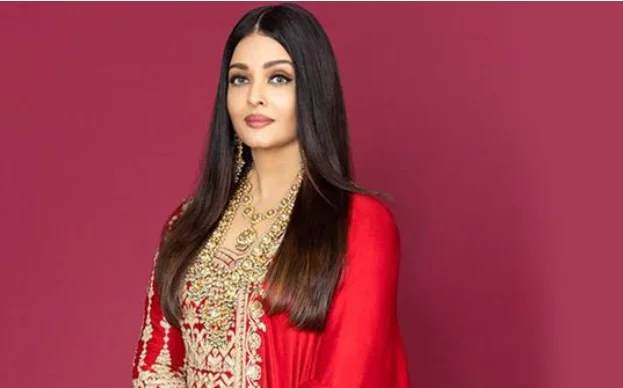
#> input picture CV2_Vision_Morning/2.png, 623 x 388 px
$ python main.py
#> lines starting #> are read from the running program, lines starting #| are printed output that depends on the picture; after the words box and inside, x2 and y2 are one past the last pixel; in counts of white or black regions, pixels touching at a corner belong together


#step 1:
#import cv2
#
#
# # Black and White (gray scale)
#
# Img = cv2.imread('bill.png', 1)
# print(Img)
# cv2.imshow('bill', Img)
#
# cv2.waitKey(0)
#
# #cv2.waitKey(2000)
#
# cv2.destroyAllWindows()
#
# #step 2:
# import cv2
#
# # Black and White (gray scale)
# img = cv2.imread('bill.png', 0)
# resized_image = cv2.resize(img, (650, 500))
# cv2.imshow('bill', resized_image)
# cv2.waitKey(0)
# cv2.destroyAllWindows()

#step 3:

import cv2

# Create a CascadeClassifier Object
face_cascade = cv2.CascadeClassifier('cascade_frontface_default.xml')

# Reading the image as it is
img = cv2.imread('2.png')
#> img is the input picture: shape (388, 623, 3); mean B, G, R 74.7, 59.4, 156.6

# Reading the image as gray scale image
gray_img = cv2.cvtColor(img, cv2.COLOR_BGR2GRAY)
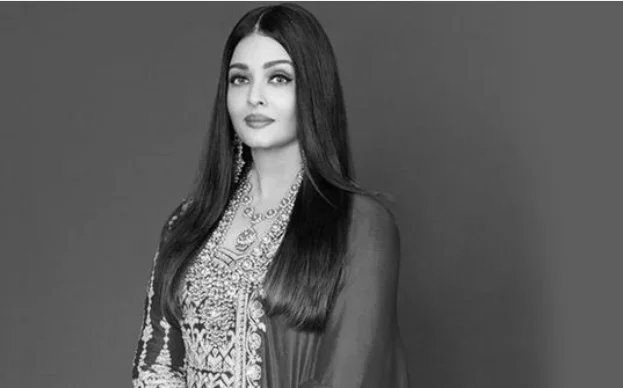
#> gray_img: shape (388, 623); min 1, max 249, mean 90.1
print(gray_img)
#> (printed output is left out)
# Search the co-ordintes of the image
faces = face_cascade.detectMultiScale(gray_img, scaleFactor=1.05, minNeighbors=5)
#> faces = [[221, 184, 77, 77], [208, 40, 102, 102], [221, 117, 90, 90]]
for x, y, w, h in faces:
    img = cv2.rectangle(img, (x, y), (x + w, y + h), (0, 255, 0), 3)
#> this loop made 3 passes
#> pass 1, `img = cv2.rectangle(img, (x, y), (x + w, y + h), (0, 255, 0), 3)`:
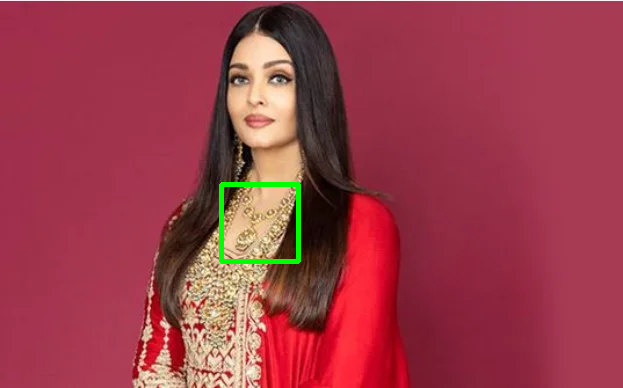
#> img: shape (388, 623, 3); 0.63% of pixels changed, all inside (x1, y1, x2, y2) = (219, 182, 301, 264)
#> pass 2, `img = cv2.rectangle(img, (x, y), (x + w, y + h), (0, 255, 0), 3)`:
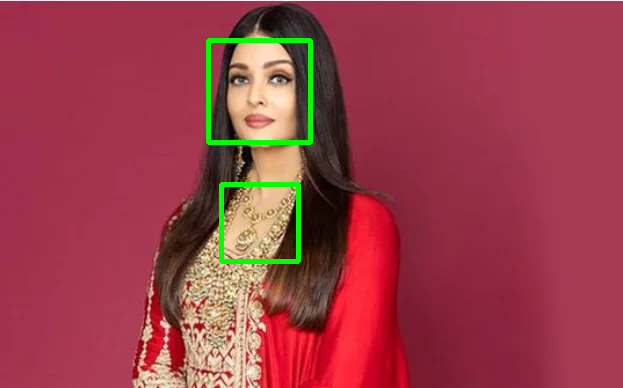
#> img: shape (388, 623, 3); 0.84% of pixels changed, all inside (x1, y1, x2, y2) = (206, 38, 313, 145)
#> pass 3, `img = cv2.rectangle(img, (x, y), (x + w, y + h), (0, 255, 0), 3)`:
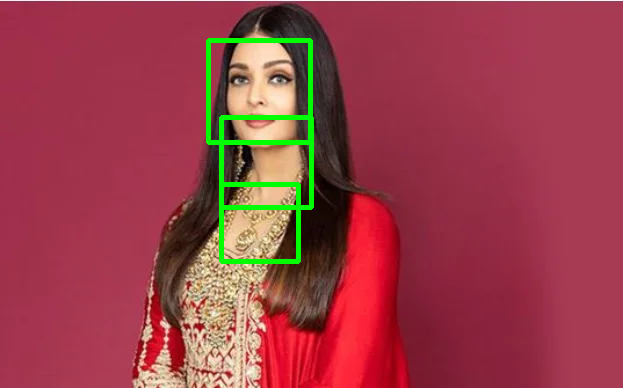
#> img: shape (388, 623, 3); 0.61% of pixels changed, all inside (x1, y1, x2, y2) = (219, 115, 314, 210)

resized = cv2.resize(img, (int(img.shape[1] / 2), int(img.shape[0] / 2)))
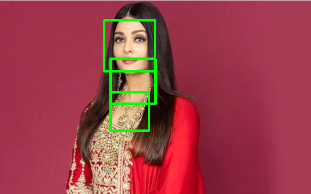
#> resized: shape (194, 311, 3); mean B, G, R 73.2, 62.8, 154.1

cv2.imshow("Gray", resized)

cv2.waitKey(0)

cv2.destroyAllWindows()

$ run again, with CV2_Vision_Morning/1.png copied over CV2_Vision_Morning/2.png
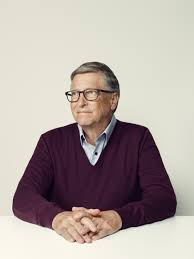
#> input picture CV2_Vision_Morning/1.png, 194 x 259 px
#> img is the input picture: shape (259, 194, 3); mean B, G, R 162.3, 167.3, 178.3
#> `gray_img = cv2.cvtColor(img, cv2.COLOR_BGR2GRAY)`:
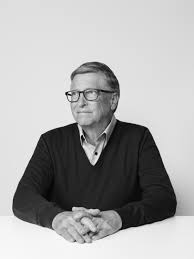
#> gray_img: shape (259, 194); min 1, max 254, mean 170
#> (printed output is left out)
#> faces = [[62, 72, 59, 59]]
#> the loop `for x, y, w, h in faces:` made 1 pass
#> `resized = cv2.resize(img, (int(img.shape[1] / 2), int(img.shape[0] / 2..`:
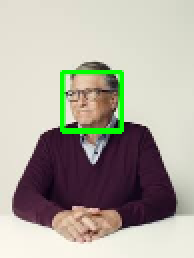
#> resized: shape (129, 97, 3) (shown 2 times larger); mean B, G, R 158.8, 169.7, 174.4
